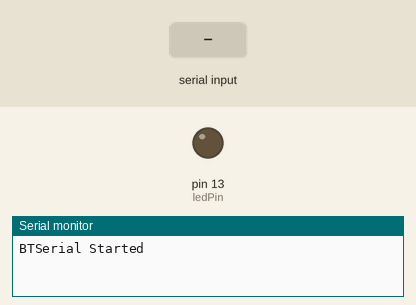
This sketch was run on a simulated Arduino Uno, built with avr-gcc and run on an emulated ATmega328P. On the bench: output pins drawn as LEDs (lit = HIGH), the last lines printed to the serial monitor. Inputs (shaded band) come from the test bench.

Above: at 1.2 s.
1.3 s: "PULSE\n" received over the second serial link
At 1.7 s:
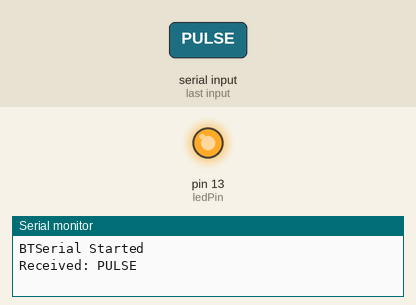
3.3 s: "1\n" received over the second serial link
Timing chart, 0 to 6.3 s (numbered marks = the images above; inputs shaded):
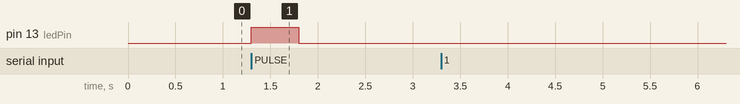

Measured:
- after the input at 1.3 s, pin 13 (ledPin): LOW → HIGH at once, → LOW 0.50 s later

The sketch:

PlusSensorDetection.ino
```cpp
#include <SoftwareSerial.h>

SoftwareSerial BTSerial(10, 11); // RX, TX
const int ledPin = 13;

void setup() {
  Serial.begin(9600);
  BTSerial.begin(9600);
  pinMode(ledPin, OUTPUT); // ตั้งค่าขา ledPin เป็น output
  digitalWrite(ledPin, LOW); // ปิด LED ในตอนเริ่มต้น
  Serial.println("BTSerial Started");
}

void loop() {
  if (BTSerial.available()) {
    String command = BTSerial.readStringUntil('\n'); // อ่านคำสั่งจาก Bluetooth

    if (command == "PULSE") {
      digitalWrite(ledPin, HIGH); // เปิด LED
      Serial.println("Received: PULSE"); // แสดงข้อความที่ได้รับบน Serial Monitor
      delay(500); // เปิด LED ค้างไว้สักครู่
      digitalWrite(ledPin, LOW); // ปิด LED
    } else {
      Serial.println("Received unknown command: " + command); // แสดงข้อความที่ได้รับบน Serial Monitor หากไม่ใช่ "PULSE"
    }
  }
}
```
